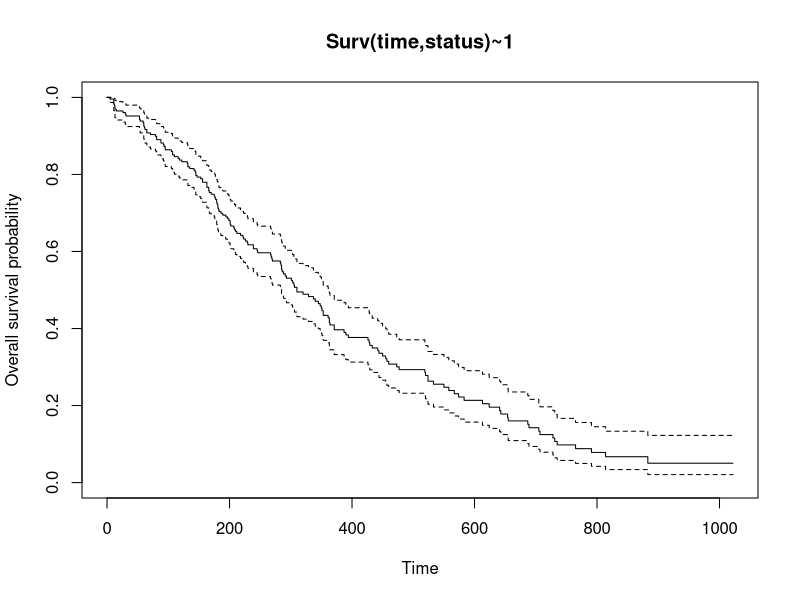
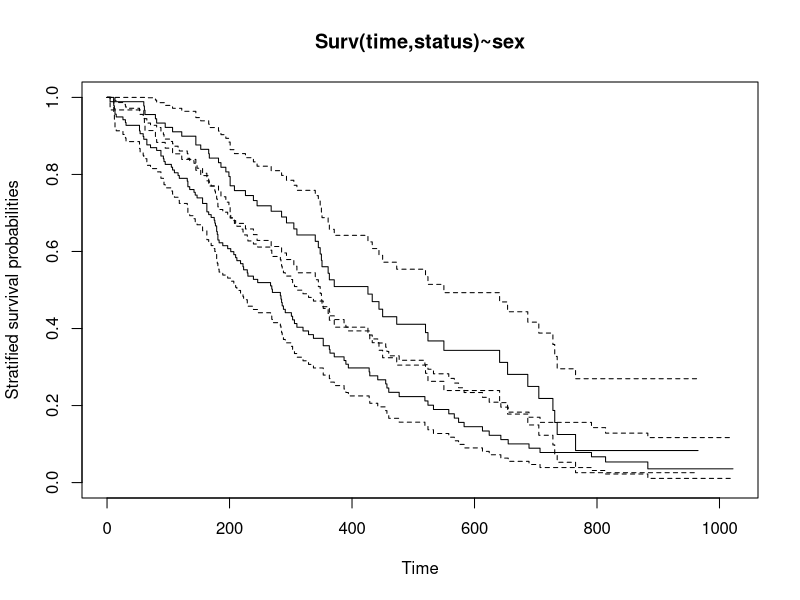
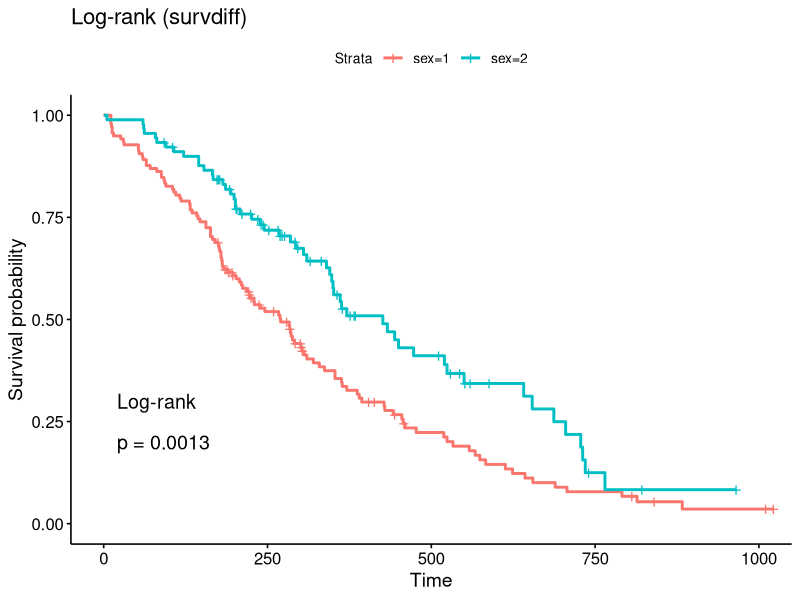
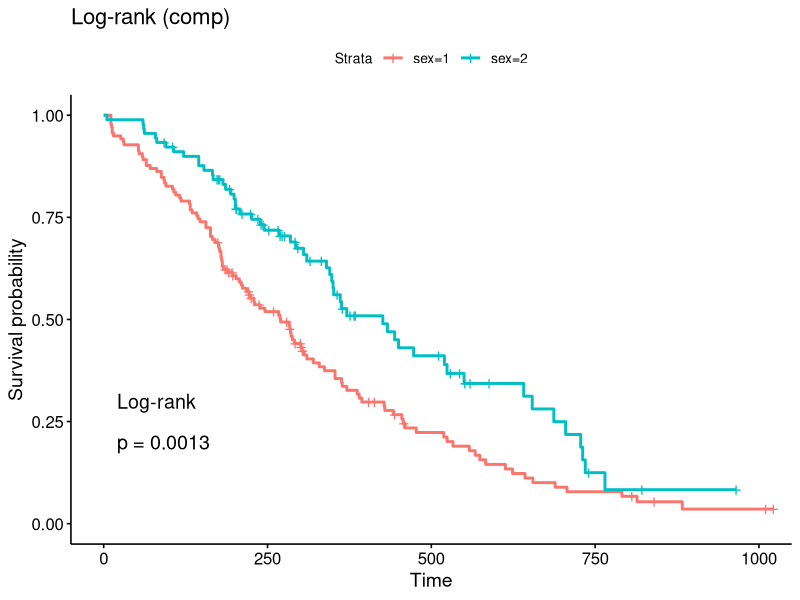
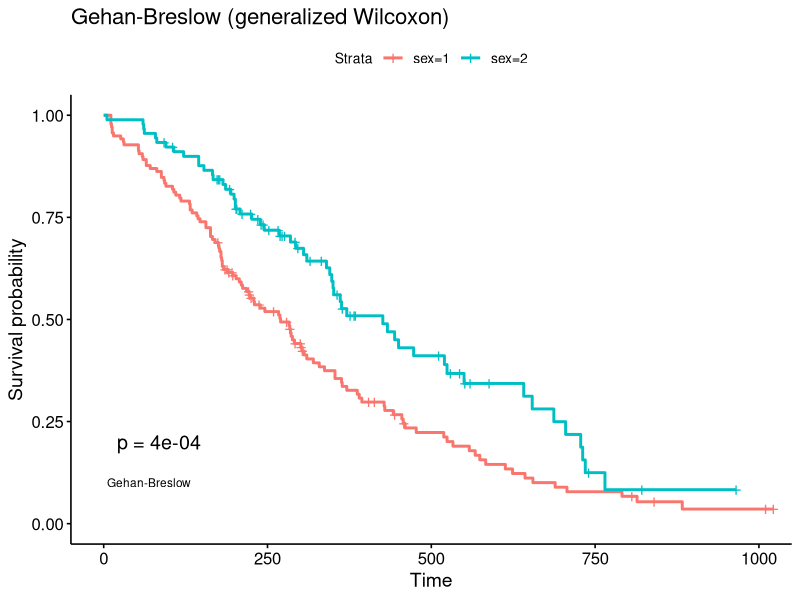
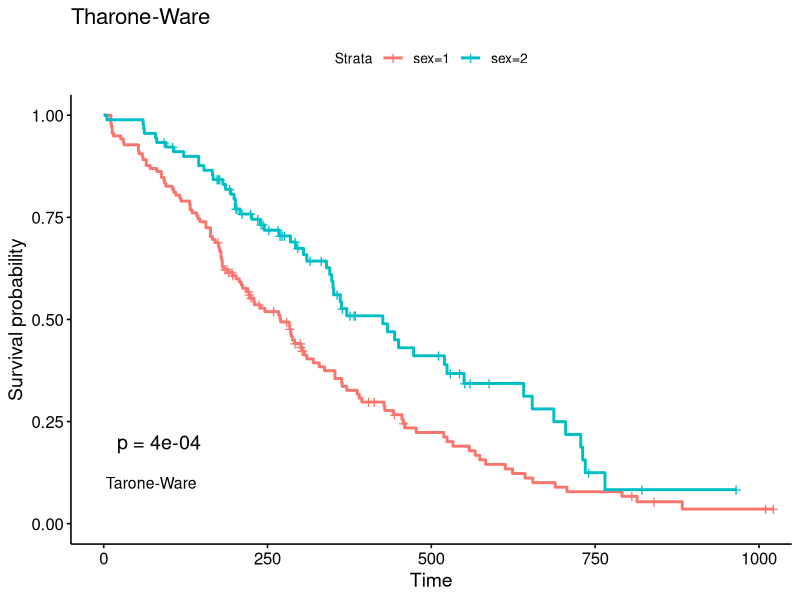
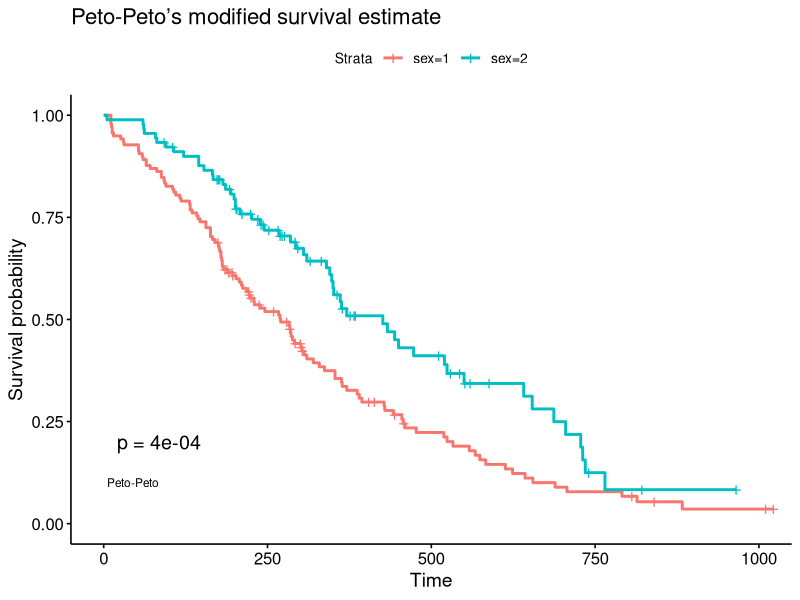
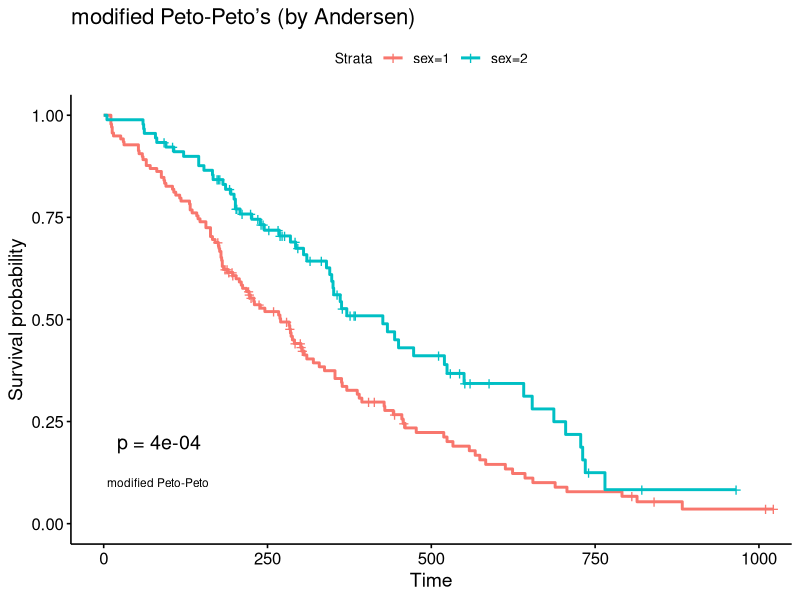

The R script that drew these images, in order:
## ---- chunk 1
knitr::opts_chunk$set(
  out.extra = 'style="display:block; margin: auto"',
  fig.align = "center",
  fig.path = "www/",
  collapse = TRUE,
  comment = "#>",
  dev = "png")
## ---- chunk 2
library(survival)
write.csv(survival::lung,file="lung.csv",quote=FALSE,row.names=FALSE)
## ---- chunk 3
plot(survfit(Surv(time, status) ~ 1, data = lung),
             xlab = "Time", ylab = "Overall survival probability", main = "Surv(time,status)~1")
plot(survfit(Surv(time, status) ~ sex, data = lung), conf.int=0.95,
             xlab = "Time", ylab = "Stratified survival probabilities", main = "Surv(time,status)~sex")
library(survminer)
fit <- survfit(Surv(time, status) ~ sex, data = lung)
ggsurvplot(fit, data = lung, pval = TRUE, pval.method = TRUE) + ggtitle("Log-rank (survdiff)")
ggsurvplot(fit, data = lung, pval = TRUE, pval.method = TRUE,
           log.rank.weights = "1") + ggtitle("Log-rank (comp)")
ggsurvplot(fit, data = lung, pval = TRUE, pval.method = TRUE,
           log.rank.weights = "n", pval.method.coord = c(5, 0.1),
           pval.method.size = 3) + ggtitle("Gehan-Breslow (generalized Wilcoxon)")
ggsurvplot(fit, data = lung, pval = TRUE, pval.method = TRUE,
           log.rank.weights = "sqrtN", pval.method.coord = c(3, 0.1),
           pval.method.size = 4) + ggtitle("Tharone-Ware")
ggsurvplot(fit, data = lung, pval = TRUE, pval.method = TRUE,
           log.rank.weights = "S1", pval.method.coord = c(5, 0.1),
           pval.method.size = 3) + ggtitle("Peto-Peto’s modified survival estimate")
ggsurvplot(fit, data = lung, pval = TRUE, pval.method = TRUE,
           log.rank.weights = "S2", pval.method.coord = c(5, 0.1),
           pval.method.size = 3) + ggtitle("modified Peto-Peto’s (by Andersen)")
ggsurvplot(fit, data = lung, pval = TRUE, pval.method = TRUE,
           log.rank.weights = "FH_p=1_q=1",
           pval.method.coord = c(5, 0.1),
           pval.method.size = 4) + ggtitle("Fleming-Harrington (p=1, q=1)")
## ---- chunk 4
coxfit <- coxph(Surv(time, status) ~ age + sex + wt.loss, data = lung)

# Survival curves by sex with adjustment for age and wt.loss
# A new data frame is generated containing two rows, one for each value of sex;
# the other covariates are fixed to their average values
new_df <- with(lung,
               data.frame(sex = c(1, 2),
                          age = rep(mean(age, na.rm = TRUE), 2),
                          wt.loss = rep(mean(wt.loss, na.rm = TRUE), 2)
               )
)

fit <- survfit(coxfit, newdata = new_df)
ggsurvplot(fit, conf.int = TRUE, palette = "Dark2", censor = FALSE,
           surv.median.line = "hv", data=lung)
unlink("lung.csv")
